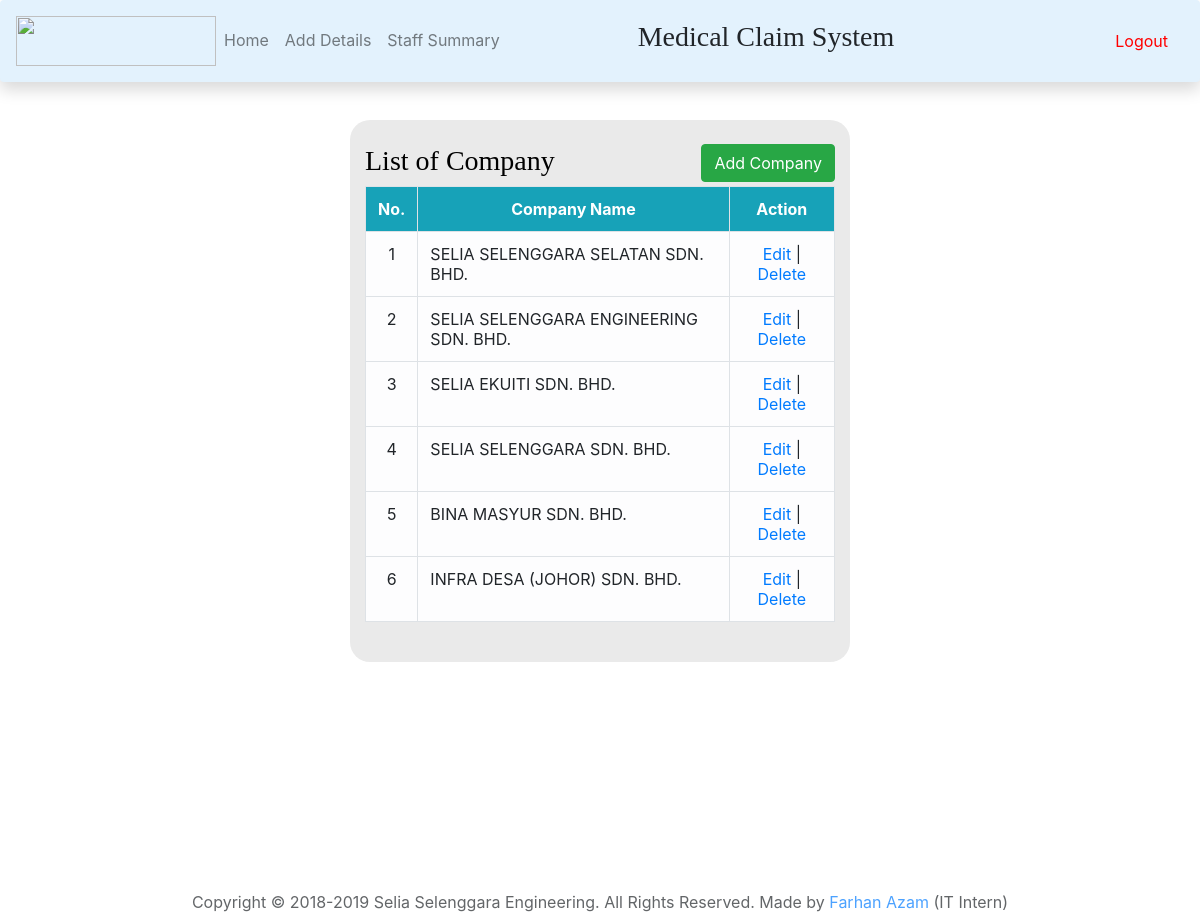
The app's page /companylist.php with its own data.
### tables this page shows
CREATE TABLE `company` (
  `id` int(20) NOT NULL,
  `cname` varchar(50) NOT NULL
);

### companylist.php (the view, shortened to what this page needs)
<?php
    include_once("config.php");
?>
<?php
    $rescompany = mysqli_query($conn, "SELECT * FROM company ORDER BY id ASC")
?>
<html>
    <head>
            <link rel="stylesheet" href="https://stackpath.bootstrapcdn.com/bootstrap/4.1.3/css/bootstrap.min.css">
    </head>
    <body>
        <?php include 'navbar.php'; ?>
        <div class="container col-5" style="background-color: #EAEAEA; border-top-left-radius: 20px; border-top-right-radius: 20px; border-bottom-right-radius: 20px; border-bottom-left-radius: 20px; margin-top: 120px;">
            <br>
            <div class="row">
                <div class="col">
                    <h3 style="font-family:Trebuchet MS; color:black;">List of Company</h3>
                </div>
                <div class="col">
                    <a href="companyadd.php" class="btn btn-success btn-md float-right" role="button">Add Company</a>
                </div>
            </div>
            <table align="center" class="table table-hover table-bordered table-light">
                <tr class="bg-info text-white" align="center">
                    <th>No.</th>
                    <th>Company Name</th>
                    <th>Action</th>
                </tr>
                <?php
                    $counter = 1;
                    while($res = mysqli_fetch_array($rescompany))
                    {
                        echo "<tr>";
                        echo "<td align='center'>".$counter."</td>";
                        echo "<td>".$res['cname']."</td>";
                        echo "<td align='center'><a href=\"companyedit.php?id=$res[id]\">Edit</a> | <a href=\"companydelete.php?id=$res[id]\" onClick=\"return confirm('Are you sure you want to delete?')\">Delete</a></td>";
                        $counter++;
                    }
                ?>
            </table>
            <br>
        </div>
        <br>
        <br>
        <div id="footer">
            <div class="container" align="center">
                <div class="row">
                    <div class="col">
                        Copyright &copy; 2018-<?php echo date("Y");?> Selia Selenggara Engineering. All Rights Reserved. Made by <a href="https://www.instagram.com/paan_azam13/">Farhan Azam</a> (IT Intern)
                    </div>
                </div>
            </div>
        </div>
    </body>
</html>

### companylist.php (style rules this page uses)
body { overflow-x: hidden; background-image: url("imgs/7.jpg"); height: 100%; background-repeat: repeat; background-size: cover; }
#footer { bottom:0; width:100%; height:30px; background: white; opacity: 0.7; position: fixed; }

### records on screen
company: cname "SELIA SELENGGARA SELATAN SDN. BHD."
company: cname "SELIA SELENGGARA ENGINEERING SDN. BHD."
company: cname "SELIA EKUITI SDN. BHD."
company: cname "SELIA SELENGGARA SDN. BHD."
company: cname "BINA MASYUR SDN. BHD."
company: cname "INFRA DESA (JOHOR) SDN. BHD."
